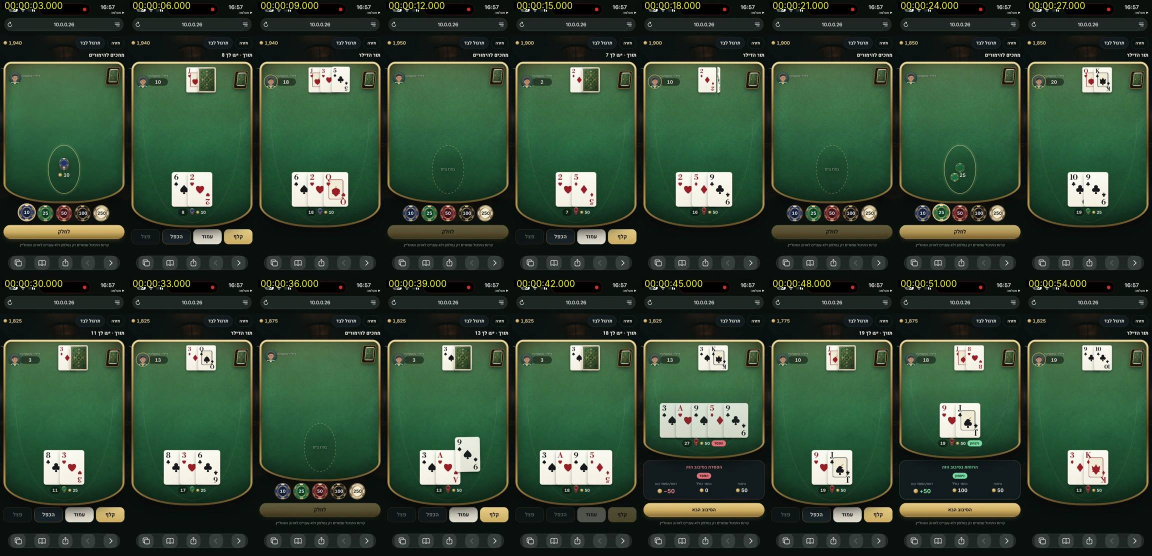
#> input picture research/frames/table21-video-sheet-1.jpg, 2304 x 1112 px, given in place of room.png, which was not available (shown at 1/2 size)
$ python convert-club.py ../../research/frames
#> lines starting #> are read from the running program, lines starting #| are printed output that depends on the picture; after the words box and inside, x2 and y2 are one past the last pixel; in counts of white or black regions, pixels touching at a corner belong together
#!/usr/bin/env python3
"""Converts Oz's Higgsfield trial kit (direction A, Club Lounge) into compressed web assets.

Usage: python3 scripts/art/convert-club.py [--avif] <source dir with room.png table.png cardback.png chips.png coffee.png>
Writes apps/web/public/art/club/*.webp (Pillow 11+). --avif also writes AVIF copies for comparison.
The PNG sources stay outside the repo; crops are fixed numbers measured on trial1 (see docs/ASSETS_CLUB.md).
"""
import sys
from pathlib import Path

import numpy as np
from PIL import Image, ImageDraw, ImageFilter

SRC = Path([a for a in sys.argv[1:] if not a.startswith('--')][0])
AVIF = '--avif' in sys.argv  # AVIF saved under 15% here, not worth a second copy in the offline cache
OUT = Path(__file__).resolve().parents[2] / 'apps/web/public/art/club'
OUT.mkdir(parents=True, exist_ok=True)
LIMIT = 300 * 1024


def save(img: Image.Image, name: str, webp_q: int, avif_q: int, lossless_alpha: bool = False) -> None:
    w = OUT / f'{name}.webp'
    a = OUT / f'{name}.avif'
    img.save(w, 'WEBP', quality=webp_q, method=6, **({'alpha_quality': 90} if img.mode == 'RGBA' else {}))
    files = [w]
    if AVIF:
        img.save(a, 'AVIF', quality=avif_q, speed=4)
        files.append(a)
    for f in files:
        size = f.stat().st_size
        assert size <= LIMIT, f'{f.name} is {size} bytes, over the 300 KB budget'
        print(f'{f.name:28} {img.width}x{img.height:<5} {size / 1024:7.1f} KB')


def fit(img: Image.Image, width: int) -> Image.Image:
    return img.resize((width, round(img.height * width / img.width)), Image.LANCZOS)


# Room: portrait as delivered, landscape is the middle band (bar, lamps, booths). Dark overlay is added in CSS.
room = Image.open(SRC / 'room.png').convert('RGB')
#> room is the input picture: PIL image 2304x1112 RGB; mean R, G, B 50.9, 70.6, 51.8
save(fit(room, 900), 'room-portrait', 62, 50)
#> in fit, `return img.resize((width, round(img.height * width / img.width)), Imag..`:
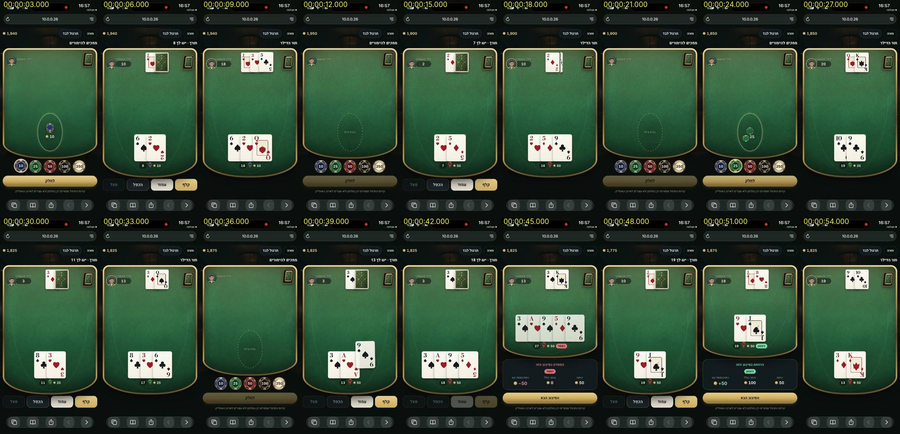
#> returned value: PIL image 900x434 RGB; mean R, G, B 50.9, 70.6, 51.8
#> the loop in save, `for f in files:` made 1 pass
#> size on pass 1: 39574
#| room-portrait.webp           900x434      38.6 KB
save(fit(room.crop((0, 760, 1536, 1624)), 1280), 'room-landscape', 62, 50)
#> call 2 of fit, with width = 1280
#> in fit (call 2), `return img.resize((width, round(img.height * width / img.width)), Imag..`:
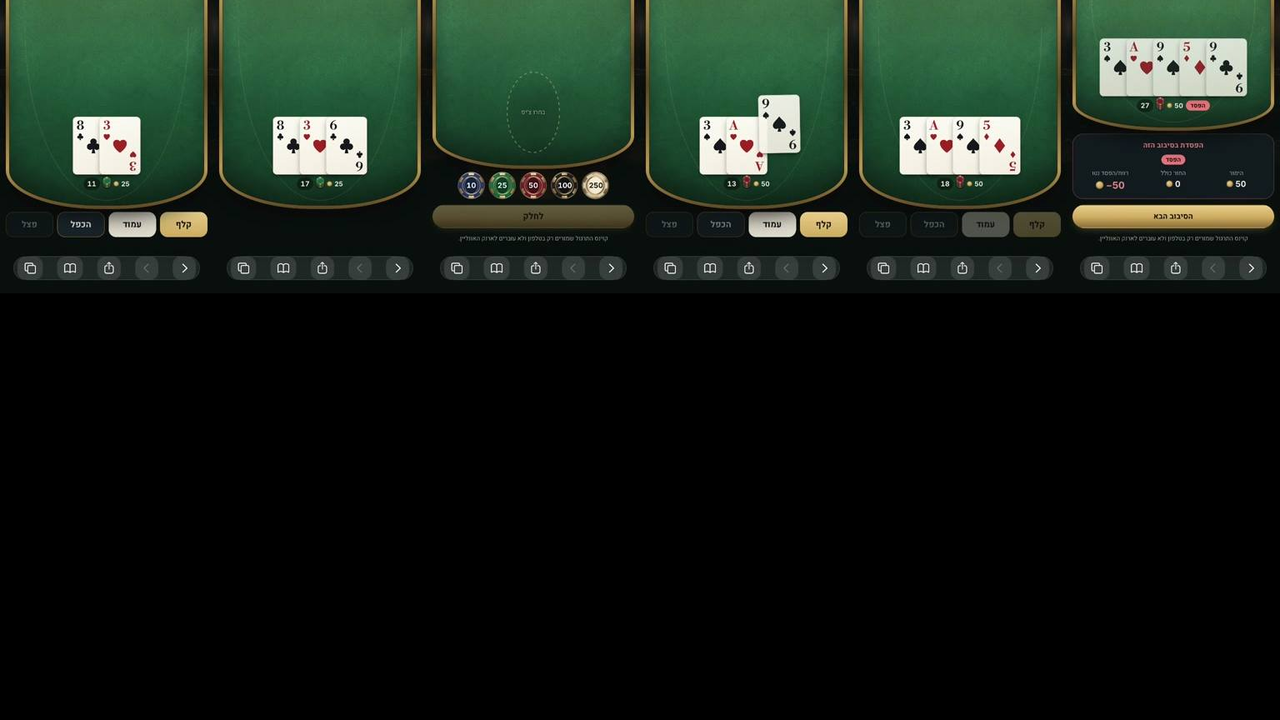
#> returned value: PIL image 1280x720 RGB; mean R, G, B 22.4, 31.8, 23.7
#> the loop in save (call 2), `for f in files:` made 1 pass
#> size on pass 1: 19894
#| room-landscape.webp          1280x720      19.4 KB

# Table: only the felt inside the wooden rail (the app draws its own brass rail around any table shape).
table = Image.open(SRC / 'table.png').convert('RGB')
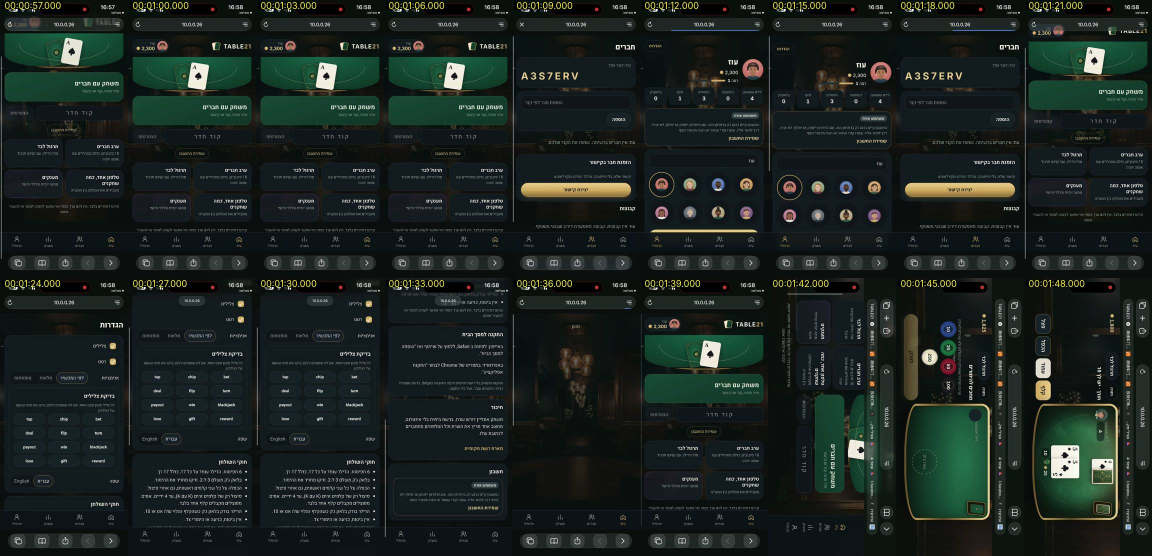
#> input picture research/frames/table21-video-sheet-2.jpg, 2304 x 1112 px, given in place of table.png, which was not available (shown at 1/2 size)
#> table is the input picture: PIL image 2304x1112 RGB; mean R, G, B 27, 36.3, 33
felt = table.crop((560, 330, 2190, 1290))  # inside the oval, so no wood shows in the corners
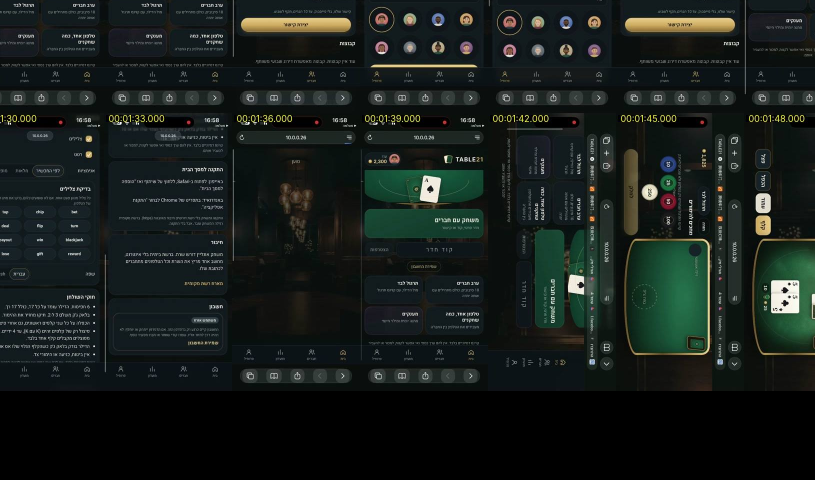
#> felt: PIL image 1630x960 RGB (shown at 1/2 size); mean R, G, B 22.7, 29.4, 26.7
save(fit(felt, 1400), 'felt-landscape', 70, 55)
save(felt.crop((515, 0, 1115, 960)), 'felt-portrait', 70, 55)  # centred on the lamp pool
#> call 4 of save, with name = 'felt-portrait', webp_q = 70, avif_q = 55, lossless_alpha = False
#> in save (call 4), `img.save(w, 'WEBP', quality=webp_q, method=6, **({'alpha_quality': 90}..`:
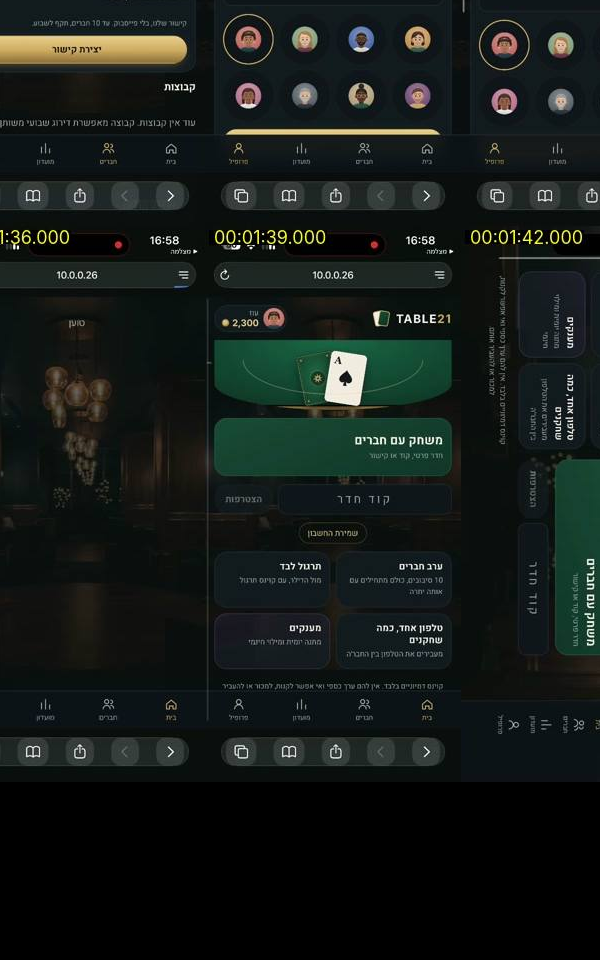
#> saved as felt-portrait.webp: PIL image 600x960 RGB; mean R, G, B 21.4, 27.4, 24.6

# Card back: the card only, corners made transparent with the card's own radius.
card = Image.open(SRC / 'cardback.png').convert('RGB').crop((83, 196, 1614, 2345))
card = fit(card, 300).convert('RGBA')
#> call 4 of fit, with width = 300
#> in fit (call 4), `return img.resize((width, round(img.height * width / img.width)), Imag..`:
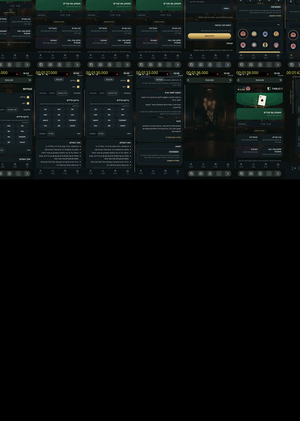
#> returned value: PIL image 300x421 RGB; mean R, G, B 10.4, 13.8, 13.5
#> card: PIL image 300x421 RGBA
mask = Image.new('L', card.size, 0)
#> mask: PIL image 300x421 L; every value is 0
ImageDraw.Draw(mask).rounded_rectangle((0, 0, card.width - 1, card.height - 1), radius=14, fill=255)
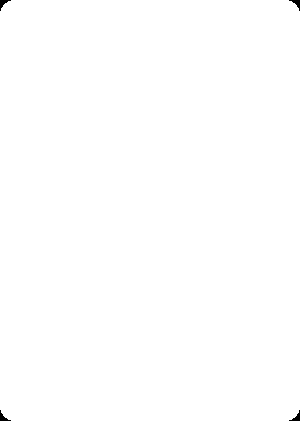
#> mask: PIL image 300x421 L; 99.9% white; 4 black regions, box (x1, y1, x2, y2) and area: (0, 0, 11, 11) 46, (289, 0, 300, 11) 46, (0, 410, 11, 421) 46, (289, 410, 300, 421) 46
card.putalpha(mask)
save(card, 'cardback', 82, 62)

# Chips: five separate chips cut out with an antialiased circle. Tier order follows the stakes 10/25/50/100/250.
#> (the run stopped early here; a loop or call above may not have finished)
